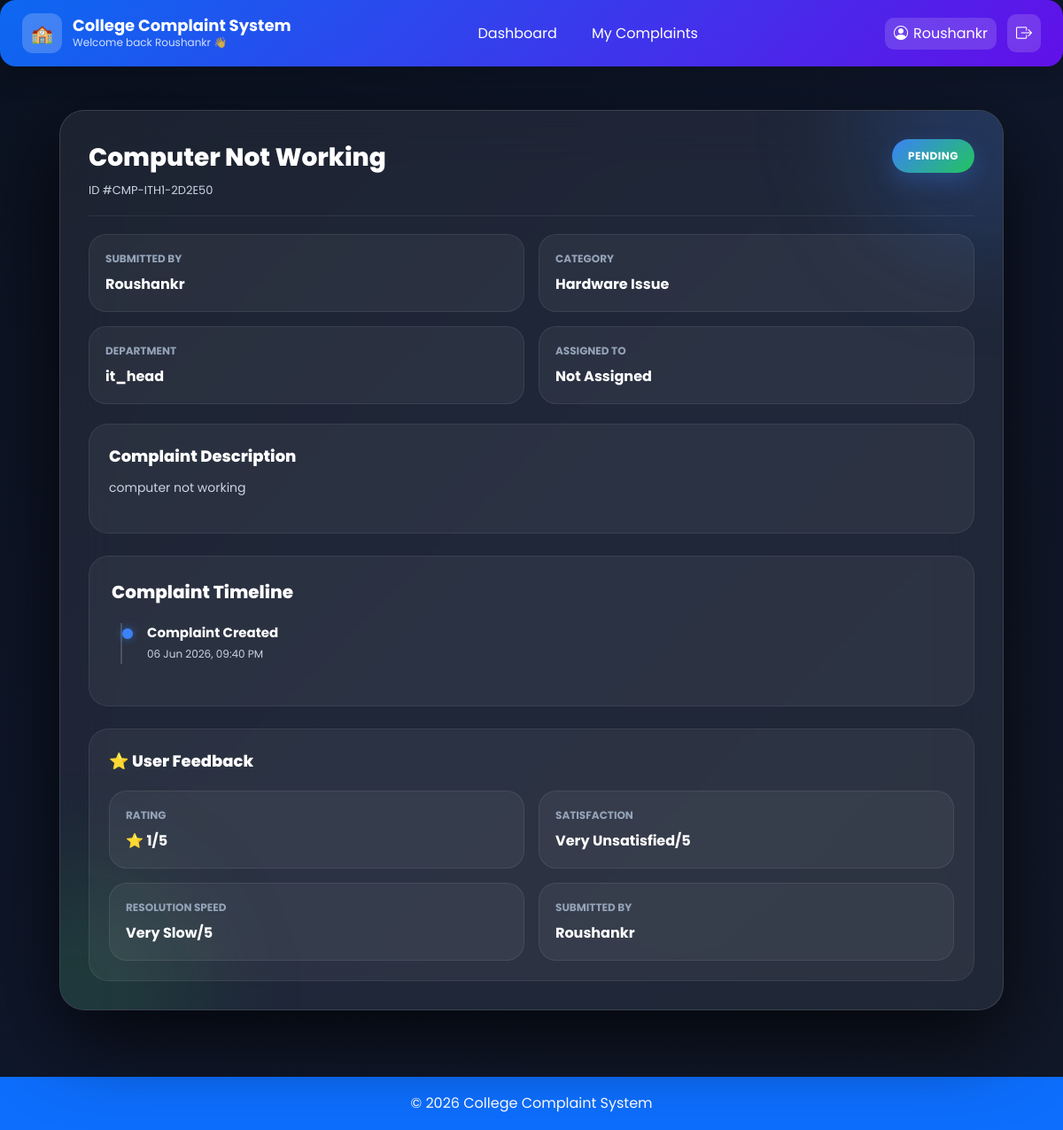
Screenshot of /complaints/complaint/24/ (signed in) with the database file from the repository.
### complaints/models.py (models this page shows, shortened)
class Complaint(models.Model):
    complaint_id = models.CharField(
        max_length=20, unique=True, blank=True, null=True)
    STATUS_CHOICES = [
        ('Pending', 'Pending'),
        ('In Progress', 'In Progress'),
        ('Resolved', 'Resolved'),
    ]
    PRIORITY_CHOICES = [
        ('Low', 'Low'),
        ('Medium', 'Medium'),
        ('High', 'High'),
        ('EMERGENCY', 'Emergency'),
    ]
    user = models.ForeignKey(
        User, on_delete=models.CASCADE, null=True, blank=True)
    first_name = models.CharField(max_length=50)
    last_name = models.CharField(max_length=50, blank=True)
    email = models.EmailField()
    phone = models.CharField(max_length=15, blank=True, null=True)
    roll_number = models.CharField(max_length=50, blank=True, null=True)
    title = models.CharField(max_length=255, blank=True, null=True)
    description = models.TextField()
    category = models.ForeignKey('ComplaintCategory', on_delete=models.CASCADE)
    subcategory = models.ForeignKey(
        'ComplaintSubCategory',
        on_delete=models.CASCADE,
        null=True,
        blank=True
    )
    department = models.ForeignKey(
        'Department',
        on_delete=models.CASCADE,
        null=True,
        blank=True
    )
    location = models.CharField(max_length=255, blank=True, null=True)
    incident_date = models.DateField(null=True, blank=True)
    attachment = models.FileField(
        upload_to='complaints/', null=True, blank=True)
    is_anonymous = models.BooleanField(default=False)
    role = models.CharField(max_length=50, default="Student")
    priority = models.CharField(
        max_length=20,
        choices=PRIORITY_CHOICES,
        default='Low'
    )
    status = models.CharField(
        max_length=20,
        choices=STATUS_CHOICES,
        default='Pending'
    )
    assigned_to = models.ForeignKey(
        User,
        on_delete=models.SET_NULL,
        null=True,
        blank=True,
        related_name="assigned_complaints"
    )
    remarks = models.TextField(null=True, blank=True)
    created_at = models.DateTimeField(auto_now_add=True)
    updated_at = models.DateTimeField(auto_now=True)
    assigned_at = models.DateTimeField(blank=True, null=True)
    processing_at = models.DateTimeField(blank=True, null=True)
    resolved_at = models.DateTimeField(blank=True, null=True)

class ComplaintCategory(models.Model):
    department = models.ForeignKey(Department, on_delete=models.CASCADE)
    name = models.CharField(max_length=150)
    def __str__(self):
        return self.name

class Department(models.Model):
    name = models.CharField(max_length=150, unique=True)
    code = models.CharField(max_length=10, unique=True, blank=True)
    head = models.ForeignKey(
        User,
        on_delete=models.SET_NULL,
        null=True,
        blank=True
    )
    description = models.TextField(blank=True)
    created_at = models.DateTimeField(auto_now_add=True)
    def __str__(self):
        return self.name

class ComplaintFeedback(models.Model):
    complaint = models.OneToOneField(
        Complaint,
        on_delete=models.CASCADE,
        related_name="feedback"
    )
    user = models.ForeignKey(
        User,
        on_delete=models.CASCADE
    )
    rating = models.IntegerField(default=5)
    resolution_speed = models.CharField(
        max_length=50,
        blank=True
    )
    satisfaction = models.CharField(
        max_length=50,
        blank=True
    )
    comment = models.TextField(
        blank=True,
        null=True
    )
    created_at = models.DateTimeField(
        auto_now_add=True
    )

### complaints/views.py (the view)
# urls.py: path('complaint/<int:id>/', views.complaint_detail, name='complaint_detail'),
@login_required
def complaint_detail(request, id):
    complaint = get_object_or_404(
        Complaint,
        id=id
    )
    feedback = ComplaintFeedback.objects.filter(
        complaint=complaint
    ).first()
    return render(
        request,
        "complaints/complaint_detail.html",
        {
            "complaint": complaint,
            "feedback": feedback
        }
    )

### complaints/templates/complaints/complaint_detail.html (shortened to what this page needs)
{% extends 'complaints/base.html' %} {% block content %}
<div class="detail-wrapper">
  <div class="complaint-card">
    <div class="complaint-header">
      <div>
        <div class="complaint-title">{{ complaint.title }}</div>
        <div class="complaint-subtitle">ID #{{ complaint.complaint_id }}</div>
      </div>
      <div class="badge-status">{{ complaint.status }}</div>
    </div>
    <div class="info-grid">
      <div class="info-box">
        <div class="info-title">Submitted By</div>
        <div class="info-value">
          {% if complaint.user %} {{ complaint.user.username }} {% else %}
          Anonymous {% endif %}
        </div>
      </div>
      <div class="info-box">
        <div class="info-title">Category</div>
        <div class="info-value">{{ complaint.category }}</div>
      </div>
      <div class="info-box">
        <div class="info-title">Department</div>
        <div class="info-value">{{ complaint.department }}</div>
      </div>
      <div class="info-box">
        <div class="info-title">Assigned To</div>
        <div class="info-value">
          {{ complaint.assigned_to|default:"Not Assigned" }}
        </div>
      </div>
    </div>
    <div class="description-box">
      <div class="section-heading">Complaint Description</div>
      <p>{{ complaint.description }}</p>
    </div>
    <div class="timeline-wrapper">
      <div class="timeline-title">Complaint Timeline</div>
      <div class="timeline">
        <div class="timeline-item">
          <div class="timeline-content">
            <strong>Complaint Created</strong>
            <small>{{ complaint.created_at|date:"d M Y, h:i A" }}</small>
          </div>
        </div>
    </div>
    </div>
    {% if feedback %}
    <div class="description-box" style="margin-top: 25px">
      <div class="section-heading">⭐ User Feedback</div>
      <div class="info-grid">
        <div class="info-box">
          <div class="info-title">Rating</div>
          <div class="info-value">⭐ {{ feedback.rating }}/5</div>
        </div>
        <div class="info-box">
          <div class="info-title">Satisfaction</div>
          <div class="info-value">{{ feedback.satisfaction }}/5</div>
        </div>
        <div class="info-box">
          <div class="info-title">Resolution Speed</div>
          <div class="info-value">{{ feedback.resolution_speed }}/5</div>
        </div>
        <div class="info-box">
          <div class="info-title">Submitted By</div>
          <div class="info-value">{{ feedback.user.username }}</div>
        </div>
      </div>
    </div>
    {% endif %}
  </div>
</div>
{% endblock %}

### complaints/templates/complaints/base.html (shortened to what this page needs)
{% load static %}
<!doctype html>
<html lang="en">
  <head>
    <link
      href="https://cdn.jsdelivr.net/npm/bootstrap@5.3.3/dist/css/bootstrap.min.css"
      rel="stylesheet"
    />
    <link
      href="https://cdn.jsdelivr.net/npm/bootstrap-icons@1.11.3/font/bootstrap-icons.min.css"
      rel="stylesheet"
    />
  </head>
  <body>
    <div class="topnav">
      <div class="nav-left">
        <div class="logo-badge">🏫</div>
        <div>
          <h2>College Complaint System</h2>
          <p>Welcome back {{request.user.username}} 👋</p>
        </div>
      </div>
      <div class="nav-center">
        {% if user.is_authenticated %} {% if not user.is_superuser %}
        <a href="{% url 'dashboard' %}" class="nav-item"> Dashboard </a>
        {% endif %}
        <a href="/my-complaints/" class="nav-item"> My Complaints </a>
         {% endif %}
      </div>
      <div class="nav-right">
        {% if user.is_authenticated %}
        <div class="user-box">
          <i class="bi bi-person-circle"></i>
          <span> {{request.user.username}} </span>
        </div>
        <a href="/logout/" class="logout-btn">
          <i class="bi bi-box-arrow-right"> </i>
        </a>
        {% else %}
        <a href="/login/" class="nav-item"> Login </a>
        <a href="/register/" class="nav-item"> Register </a>
        {% endif %}
      </div>
    </div>
    <div class="container mt-4">
       {% block content %} {% endblock %}
    </div>
    <div class="footer">© 2026 College Complaint System</div>
  </body>
</html>

### complaints/templates/complaints/base.html (style rules this page uses)
* { font-family: "Poppins", sans-serif; }
body { background: #f4f7fc; margin: 0; padding: 0; }
.topnav { position: sticky; top: 0; z-index: 999; display: flex; justify-content: space-between; align-items: center; padding: 15px 25px; margin-bottom: 20px; background: linear-gradient( 135deg, rgba(13, 110, 253, 0.95), rgba(102, 16, 242, 0.95) ); backdrop-filter: blur(15px); border-radius: 18px; box-shadow: 0 10px 30px rgba(0, 0, 0, 0.2); color: white; }
.nav-left { display: flex; align-items: center; gap: 12px; }
.logo-badge { width: 45px; height: 45px; border-radius: 12px; background: rgba(255, 255, 255, 0.2); display: flex; align-items: center; justify-content: center; font-size: 20px; }
.nav-left h2 { margin: 0; font-size: 18px; font-weight: 700; }
.nav-left p { margin: 0; font-size: 12px; opacity: 0.8; }
.nav-center { display: flex; gap: 15px; }
.nav-item { color: white; text-decoration: none; padding: 8px 12px; border-radius: 10px; transition: 0.3s; }
.nav-right { display: flex; align-items: center; gap: 12px; }
.user-box { display: flex; gap: 6px; padding: 6px 10px; background: rgba(255, 255, 255, 0.15); border-radius: 10px; }
.logout-btn { color: white; font-size: 18px; padding: 8px 10px; border-radius: 10px; background: rgba(255, 255, 255, 0.15); text-decoration: none; transition: 0.3s; }
.footer { background: #0d6efd; color: white; padding: 18px; text-align: center; margin-top: 50px; }

### rows the page displays
Complaint: title "Computer Not Working", complaint_id "CMP-ITH1-2D2E50", status "PENDING", user.username "Roushankr", category "Hardware Issue", department "it_head", assigned_to "Not Assigned", description "computer not working", created_at "06 Jun 2026, 09:40 PM"
ComplaintFeedback: rating "1", satisfaction "Very Unsatisfied", resolution_speed "Very Slow", user.username "Roushankr"

### other values shown
{{ request.user.username }} "Roushankr"
